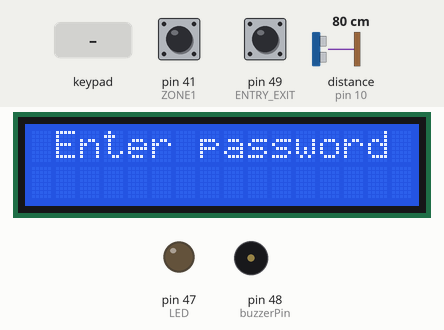
The sketch below on a simulated Arduino Mega 2560, built with avr-gcc and run on an emulated ATmega2560. Parts: 16×2 character LCD, output pins drawn as LEDs (lit = HIGH), buzzer (waves = sounding). The inputs (shaded band) are chosen by the test bench; at power-on: pin 41 (ZONE1) HIGH, pin 49 (ENTRY_EXIT) HIGH, distance to the obstacle (sensor on pin 10) 80 cm. The echo pulse lasts 58.3 µs per cm; pins used as bus, display or sensor lines are not drawn; what the sketch prints to the serial monitor is not drawn.

Above: at 1.2 s.
1.3 s: keypad keys 1 2 3 4 # pressed 0.4 s apart
At 3.7 s:
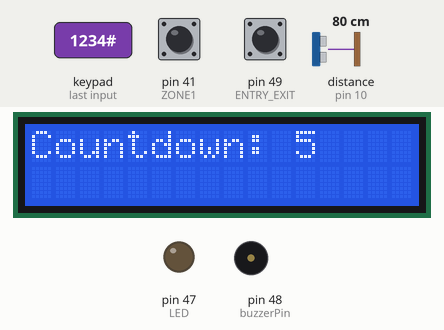
6.3 s: key '#' pressed
At 6.8 s:
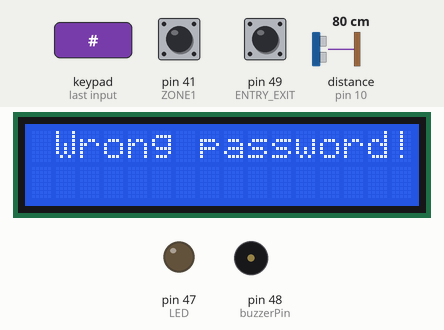
9.3 s: keypad keys 1 2 3 4 # pressed 0.4 s apart
At 12.4 s:
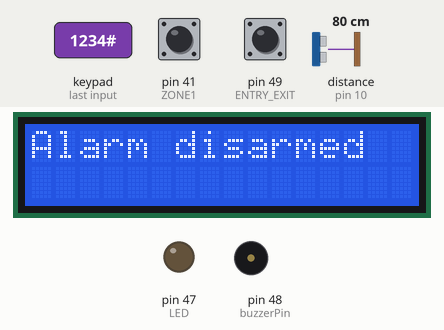
13.0 s: key '1' pressed
At 13.5 s:
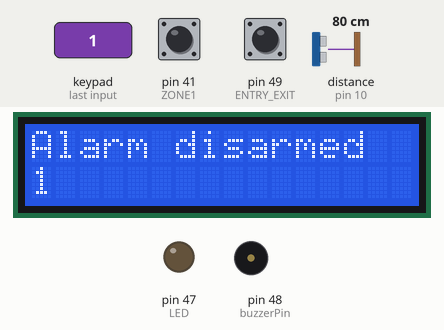
Timing chart, 0 to 15.5 s (numbered marks = the images above; inputs shaded):
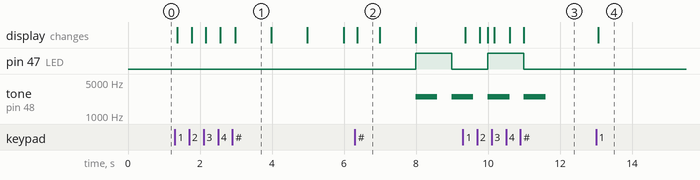

Measured:
- after the input at 1.3 s, the display: first changes after 0.06 s (image 1 shows a later state)
- after the input at 6.3 s, the display: changes after 0.07 s (image 2)
- after the input at 9.3 s, pin 47 (LED): goes on until 11.0 s, then stays LOW; the display: first changes after 0.06 s (image 3 shows a later state)
- after the input at 13.0 s, the display: changes after 0.06 s (image 4)
- by itself, tone on pin 48 (buzzerPin): alternates 2500 Hz for 0.60 s and silent for 0.40 s, 5 changes in all, then stays silent
- what the display in image 1 shows lasts 1.0 s, from 3.0 s to 4.0 s
- what the display in image 2 shows lasts 0.6 s, from 6.4 s to 7.0 s

The sketch:

base_project.ino
```cpp
/*
  Basic Alarm System with keypad
*/
#include <Keypad.h>
#include <Password.h>
#include <LiquidCrystal.h>


String newPasswordString;  //hold the new password
char newPassword[6];       //character string of newPasswordString


//pir1 connected to 49 -> zone1
//pir2 connected to 41 -> entry_exit
// ultrasonic sensor connected to 10 -> zone2
const int ENTRY_EXIT = 49;
const int ZONE1 = 41;
int LED = 47; // led pin connected to 47
const int buzzerPin = 48; // buzzer pin connected to 48
const int rs = 52, en = 53, d4 = 4, d5 = 5, d6 = 6, d7 = 7; // lcd oins are connected
LiquidCrystal lcd(rs, en, d4, d5, d6, d7);
// variables for ultrasonic sensor
const int trigPin = 9;
const int ZONE2 = 10; // echoPin
// variables to check the distance for ultrasonic sensor
long duration;
int distance;
int distanceCheck = 100;

int ON_OFF_STATE = LOW;
int ENTRY_EXIT_STATE = HIGH;
int ENTRY_EXIT_ACTIVATED = 0;
int ZONE1_STATE;
int ZONE2_STATE;


//initialize password to 1234
Password password = Password("1234");

byte maxPasswordLength = 6;
byte currentPasswordLength = 0;
const byte ROWS = 4;  // Four rows
const byte COLS = 4;  // Four columns

//Define the keymap
char keys[ROWS][COLS] = {
  { '1', '2', '3', 'A' },
  { '4', '5', '6', 'B' },
  { '7', '8', '9', 'C' },
  { '*', '0', '#', 'D' }
};

//// Connect keypad ROW0, ROW1, ROW2 and ROW3 to these Arduino pins.
byte rowPins[ROWS] = {23,25,27,29};  //connect to row pinouts

// Connect keypad COL0, COL1, COL2 and COL3 to these Arduino pins.
byte colPins[COLS] = {31,33,35,37};  //connect to column pinouts

// Create the Keypad
Keypad keypad = Keypad(makeKeymap(keys), rowPins, colPins, ROWS, COLS);


unsigned long time_now = 0;
int period = 1000;

// the setup function runs once when you press reset or power the board
void setup() {
  pinMode(trigPin, OUTPUT); // Sets the trigPin as an Output
  pinMode(ZONE2, INPUT_PULLUP); // Sets the ZONE2 as an Input
  Serial.begin(9600);
  lcd.begin(16,2);
  // initialize digital pin LED_BUILTIN as an output.
  pinMode(LED, OUTPUT);

  pinMode(ENTRY_EXIT, INPUT_PULLUP);
  pinMode(ZONE1, INPUT_PULLUP);

  lcd.clear();
  lcd.print(" Enter password ");
}

// the loop function runs over and over again forever
void loop() {
  my_key();
  // if the correct password has been inputted, go in that condition
  if (ON_OFF_STATE) {
    // checking the alarm statuses
    ENTRY_EXIT_STATE = digitalRead(ENTRY_EXIT);
    ZONE1_STATE = digitalRead(ZONE1);
    // if distance is less than 20, trigger the alarm for ultrasonic sensor
    distanceCheck = distanceReturner();
    if(distanceCheck<=5){
        ZONE2_STATE = HIGH;
      }
      else{
          ZONE2_STATE = LOW;
        }
    // entry exit is being triggered here
    if (ENTRY_EXIT_STATE == 1) {
      countdown(); // 5 seconds of countdown
      ENTRY_EXIT_STATE = 0;
      ENTRY_EXIT_ACTIVATED++;
      if (ENTRY_EXIT_ACTIVATED%2) { // if ENTRY_EXIT_ACTIVATED is 2, trigger the alarm, otherwise do not. Because we want the alarm to trigger on the second attempt
        ENTRY_EXIT_STATE = HIGH;
      }
    }
    my_key(); // geting password from the user
    while (ENTRY_EXIT_STATE && ON_OFF_STATE || ZONE1_STATE && ON_OFF_STATE || ZONE2_STATE && ON_OFF_STATE) { //prompting the alarm messages for Processing and LCD display. Also our alarm triggers here as well.
      if(ENTRY_EXIT_STATE == 1){
          Serial.println("ENTRY_EXIT_STATE");
          lcd.clear();
          lcd.print("ENTRY_EXIT");
        }
      else if(ZONE1_STATE == 1){
          Serial.println("ZONE1_STATE");
          lcd.clear();
          lcd.print("ZONE1_STATE");
        }
      else if(ZONE2_STATE == 1){
          Serial.println("ZONE2_STATE");
          lcd.clear();
          lcd.print("ZONE2_STATE");
        }
      Flash(); // led flashing and buzzer
      my_key(); // getting password from the user again
    }
  }
}

// 5 seconds of countdown
void countdown() {
  for (int x = 1; x < 6; x++) {
    if(ON_OFF_STATE==LOW){ // stop counting if password is correct
       break;
      }
    my_key();
    lcd.clear();
    lcd.print("Countdown: "); lcd.print(6-x);
    My_Delay(); // millis() is used so that the user can input password while the countdown is triggered.
    ENTRY_EXIT_STATE = digitalRead(ENTRY_EXIT);
  }
}

void my_key() { // reading the password here and then checking and processing
  char key = keypad.getKey();
  if (key != NO_KEY) {
    delay(60);
    switch (key) {
      case 'A': break;
      case 'B': break;
      case 'C': break;
      case 'D': break;
      case '#': checkPassword(); break;
      case '*': resetPassword(); break;
      default: processNumberKey(key);
    }
  }
}

void processNumberKey(char key) { // appending each key to a password so that it can be checked whether is true or not
  currentPasswordLength++;
  password.append(key);
  lcd.setCursor(0,1);
  lcd.write(key);
  if (currentPasswordLength == maxPasswordLength) {
    checkPassword();
  }
}

void checkPassword() { // checking if the password is whether true or not
  if (password.evaluate()) {
    ON_OFF_STATE = ON_OFF_STATE ^ 1;
    if(ON_OFF_STATE==HIGH){
        lcd.clear();
        lcd.print("Alarm is armed");
      }
    else{
      Serial.println("Alarm disarmed");
      lcd.clear();
      lcd.print("Alarm disarmed");
      }
  } else {
    lcd.clear();
    lcd.print(" Wrong password!");
  }
  resetPassword();
}

void resetPassword() {
  password.reset();
  currentPasswordLength = 0;
}


void Flash() {
  digitalWrite(LED, HIGH);  // turn the LED on (HIGH is the voltage level)
  tone(buzzerPin, 2500, 600); // turning the buzzer on
  My_Delay();               // wait for a second
  digitalWrite(LED, LOW);   // turn the LED off by making the voltage LOW
  tone(buzzerPin, 2500, 600); // turning the buzzer off
  My_Delay();               // wait for a second
}


void My_Delay() {
  time_now = millis();
  while (millis() < time_now + period) {
    my_key(); // for user to input password
    // wait appox. [period] ms
  }
}

int distanceReturner(){ // returns the distance between the object and the ultrasonic sensor
    // Clears the trigPin
  digitalWrite(trigPin, LOW);
  delayMicroseconds(2);
  // Sets the trigPin on HIGH state for 10 micro seconds
  digitalWrite(trigPin, HIGH);
  delayMicroseconds(10);
  digitalWrite(trigPin, LOW);
  // Reads the ZONE2, returns the sound wave travel time in microseconds
  duration = pulseIn(ZONE2, HIGH);
  // Calculating the distance
  distance = duration * 0.034 / 2; // 0.034 is the speed of the sound wave and divided by 2 because the waves reach the object and bounces back so the measure would be counted twice
  return distance;
  }
```
